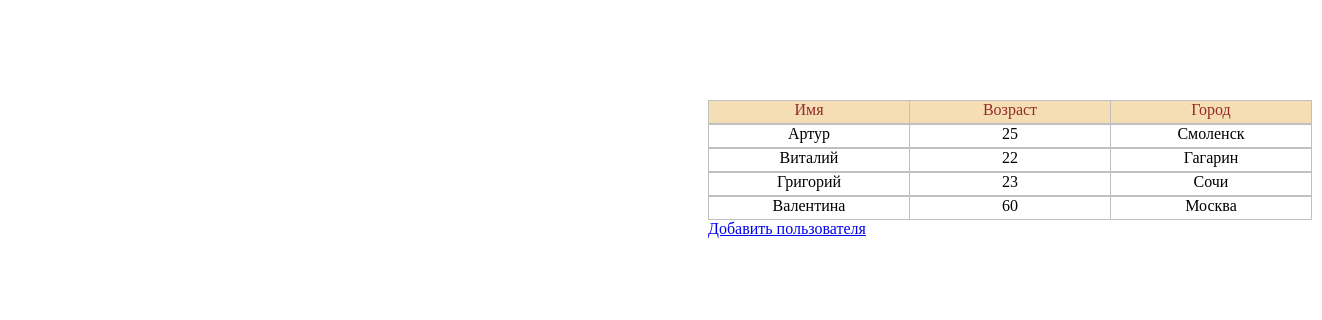
Before: / with the older database file.
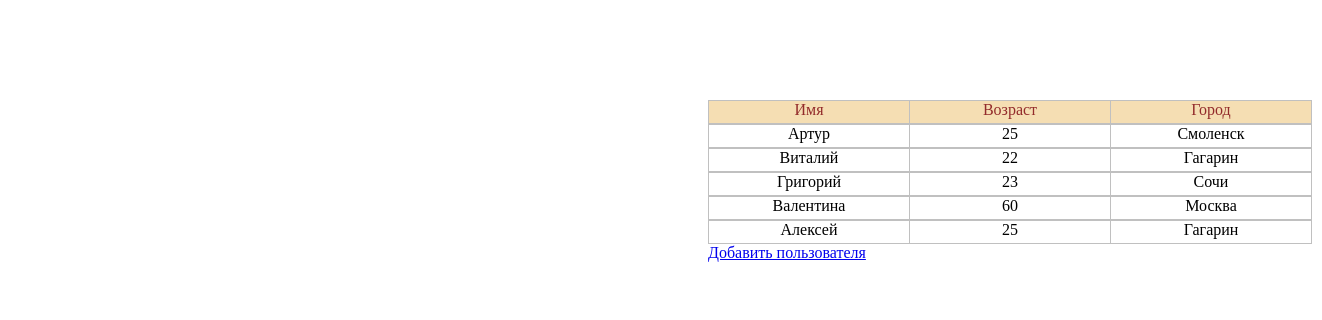
After: the same page with the newer database file.
### tables this page shows
CREATE TABLE `users` (
  `id_users` int(10) UNSIGNED NOT NULL,
  `user` varchar(50) NOT NULL,
  `age` int(2) NOT NULL,
  `Id_City` int(11) DEFAULT NULL
);

CREATE TABLE `City` (
  `id` int(11) NOT NULL,
  `gorod` varchar(40) NOT NULL
);

### index.php (the view, shortened to what this page needs)
<html>
<head>
	<link href="style.css" rel="stylesheet">
</head>
<body>
<?
$limit = 19;
$result= mysql_query( "SELECT id_users,user, age, gorod FROM users
						LEFT JOIN City ON users.Id_City = City.id ORDER BY id_users ASC
                          LIMIT $limit" );
?>
<div class="container-str head-table ">
	<div class="str-elm line-wert ">Имя</div>
	<div class="str-elm line-wert ">Возраст</div>
	<div class="str-elm">Город </div>
</div>
<?
while($row= mysql_fetch_array($result)) { ?>
	<div class="container-str  ">
		<div class="str-elm line-wert"><?php echo $row['user']?></div>
		<div class="str-elm line-wert"><?php echo $row['age']?></div>
		<div class="str-elm"><?php echo $row['gorod']?></div>
	</div>
	<?php } ?>
<div class="void" ><a href="add.php"> Добавить пользователя</a></div>
</body>
</html>

### style.css (style rules this page uses)
.container-str { width:602px; height:22px; border: 1px solid silver; overflow:hidden; margin-left: 700px; }
.str-elm { width:200px; height:22px; float: left; text-align: center; }
.line-wert { border-right: 1px solid silver; }
.head-table { color: #932B2B; margin-top: 100px; background: wheat; }
.void { margin-left: 700px; }

Changed rows visible on the page:
added users: user "Алексей", age "25", Id_City.gorod "Гагарин"
